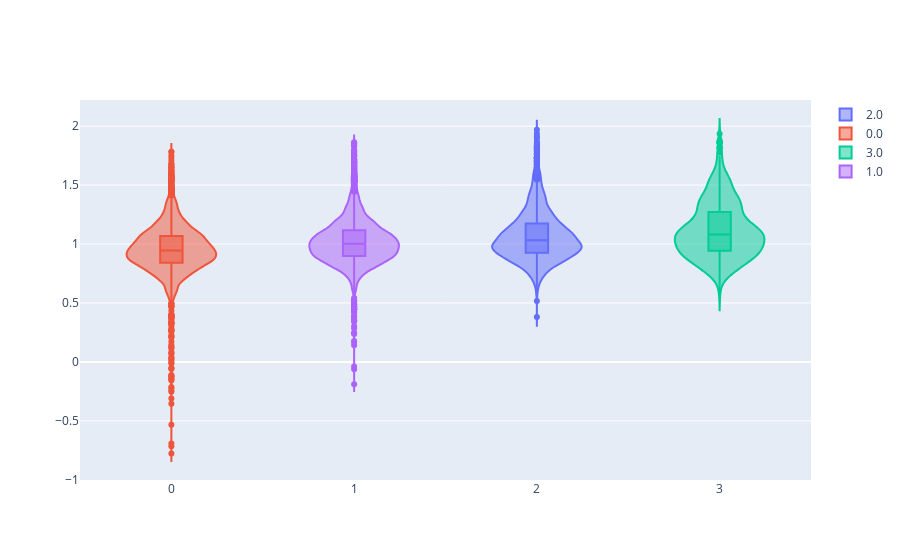

Notebook source saved alongside this figure:
### Code cell
fig = go.Figure()

labels = expected_predicted_df['expected'].unique()

for label in labels:
  fig.add_trace(go.Violin(x=expected_predicted_df['expected'][expected_predicted_df['expected'] == label],
  y=expected_predicted_df['predicted'][expected_predicted_df['expected'] == label],
  name=label,
  box_visible=True,
  meanline_visible=False))

fig.show()

### Figure 1 — Plotly figure (JSON) as saved in the notebook; plotly's stock layout.template omitted (floating-point values rounded to 4 significant figures; data arrays with more than 128 entries replaced by an {"elided": "..."} marker saying what was removed)
{"data": [{"box": {"visible": true}, "meanline": {"visible": false}, "name": "2.0", "type": "violin", "x": {"elided": "3915 int values"}, "y": {"elided": "3915 float values"}}, {"box": {"visible": true}, "meanline": {"visible": false}, "name": "0.0", "type": "violin", "x": {"elided": "5510 int values"}, "y": {"elided": "5510 float values"}}, {"box": {"visible": true}, "meanline": {"visible": false}, "name": "3.0", "type": "violin", "x": {"elided": "1091 int values"}, "y": {"elided": "1091 float values"}}, {"box": {"visible": true}, "meanline": {"visible": false}, "name": "1.0", "type": "violin", "x": {"elided": "7446 int values"}, "y": {"elided": "7446 float values"}}], "layout": {}}
